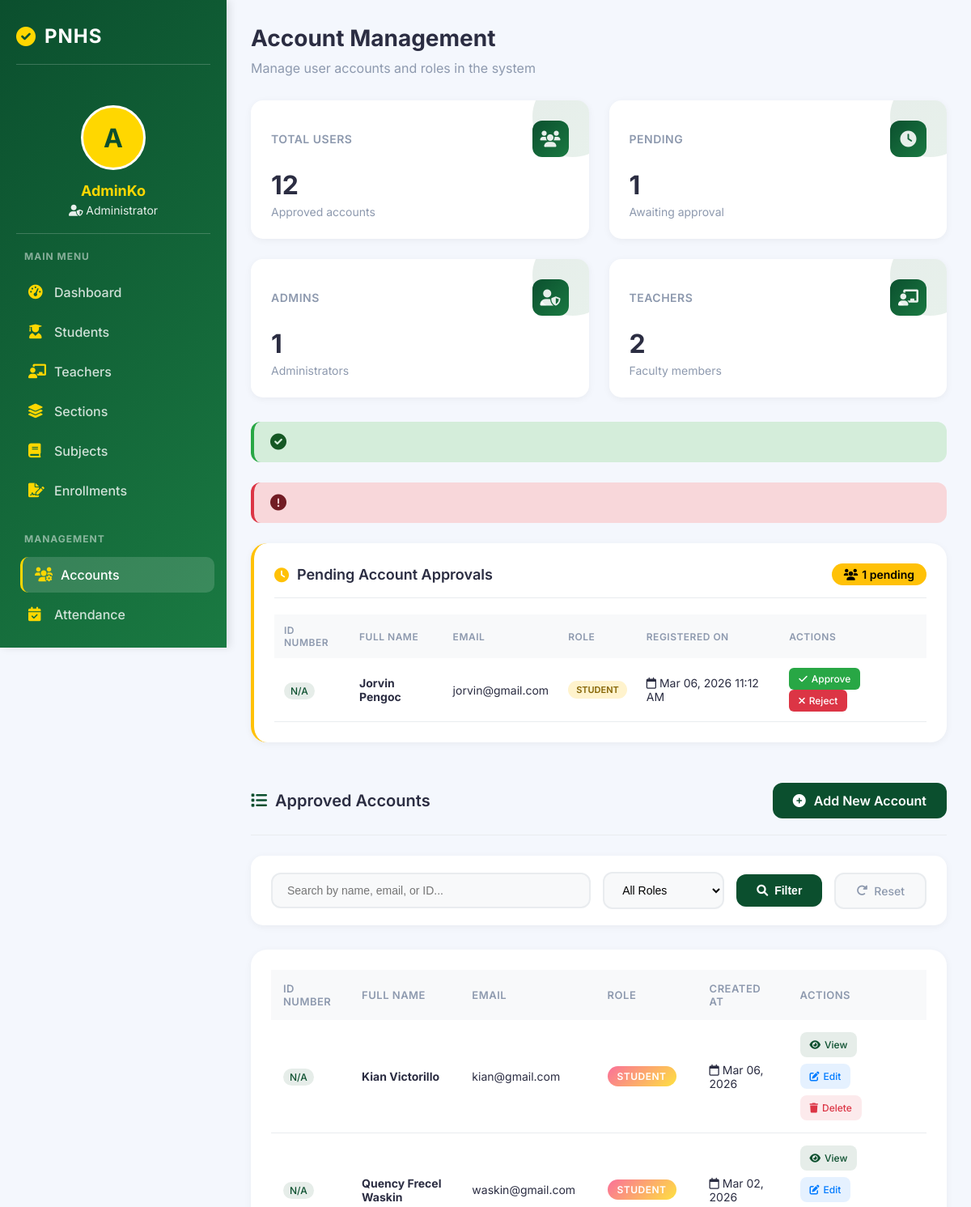
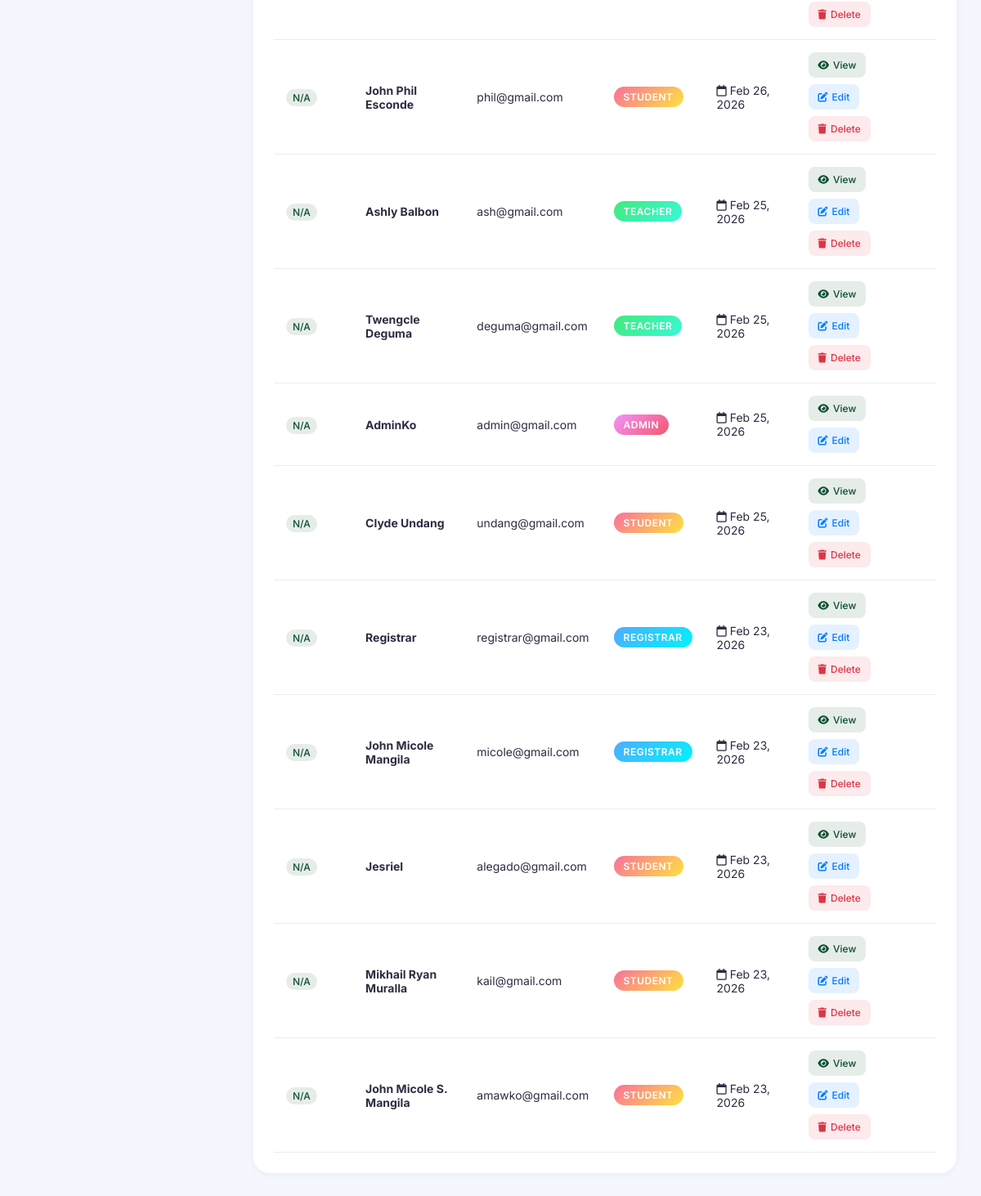
/admin/manage_accounts.php (signed in), run on the app's committed database (2 pictures, top to bottom).
### tables this page shows
CREATE TABLE `users` (
  `id` int(11) NOT NULL,
  `id_number` varchar(50) DEFAULT NULL,
  `fullname` varchar(100) DEFAULT NULL,
  `email` varchar(100) DEFAULT NULL,
  `password` varchar(255) DEFAULT NULL,
  `is_approved` tinyint(1) DEFAULT 0,
  `role` enum('Admin','Registrar','Teacher','Student') DEFAULT NULL,
  `created_at` timestamp NOT NULL DEFAULT current_timestamp()
);

### admin/manage_accounts.php (the view, shortened to what this page needs)
<?php
include("../config/database.php");
$admin_name = $_SESSION['user']['fullname'];
$success_message = '';
$error_message = '';
$search = isset($_GET['search']) ? $_GET['search'] : '';
$pending_count_query = "SELECT COUNT(*) as count FROM users WHERE is_approved = 0";
$pending_count_result = $conn->query($pending_count_query);
$pending_count = $pending_count_result->fetch_assoc()['count'];
$pending_query = "SELECT * FROM users WHERE is_approved = 0 ORDER BY created_at DESC";
$pending_users = $conn->query($pending_query);
$query = "SELECT * FROM users WHERE is_approved = 1";
$query .= " ORDER BY created_at DESC";
$stmt = $conn->prepare($query);
$stmt->execute();
$users = $stmt->get_result();
$counts = [];
$roles = ['Admin', 'Registrar', 'Teacher', 'Student'];
foreach($roles as $role) {
    $result = $conn->query("SELECT COUNT(*) as count FROM users WHERE role = '$role' AND is_approved = 1");
    $counts[$role] = $result->fetch_assoc()['count'];
}
$total_users = array_sum($counts);
?>
<!DOCTYPE html>
<html lang="en">
<head>
    <link rel="stylesheet" href="https://cdnjs.cloudflare.com/ajax/libs/font-awesome/6.0.0/css/all.min.css">
</head>
<body>
    <div class="app-container">
        <div class="sidebar">
            <h2>
                <i class="fas fa-check-circle"></i>
                <span>PNHS</span>
            </h2>
            <div class="admin-info">
                <div class="admin-avatar">
                    <?php echo strtoupper(substr($admin_name, 0, 1)); ?>
                </div>
                <h3><?php echo htmlspecialchars(explode(' ', $admin_name)[0]); ?></h3>
                <p><i class="fas fa-user-shield"></i> Administrator</p>
            </div>
            <div class="menu-section">
                <h3>MAIN MENU</h3>
                <ul class="menu-items">
                    <li><a href="dashboard.php"><i class="fas fa-tachometer-alt"></i> <span>Dashboard</span></a></li>
                    <li><a href="students.php"><i class="fas fa-user-graduate"></i> <span>Students</span></a></li>
                    <li><a href="teachers.php"><i class="fas fa-chalkboard-teacher"></i> <span>Teachers</span></a></li>
                    <li><a href="sections.php"><i class="fas fa-layer-group"></i> <span>Sections</span></a></li>
                    <li><a href="subjects.php"><i class="fas fa-book"></i> <span>Subjects</span></a></li>
                    <li><a href="enrollments.php"><i class="fas fa-file-signature"></i> <span>Enrollments</span></a></li>
                </ul>
            </div>
            <div class="menu-section">
                <h3>MANAGEMENT</h3>
                <ul class="menu-items">
                    <li><a href="manage_accounts.php" class="active"><i class="fas fa-users-cog"></i> <span>Accounts</span></a></li>
                    <li><a href="attendance.php"><i class="fas fa-calendar-check"></i> <span>Attendance</span></a></li>
                </ul>
            </div>
        </div>
        <div class="main-content">
            <div class="dashboard-header">
                <h1>Account Management</h1>
                <p>Manage user accounts and roles in the system</p>
            </div>
            <div class="stats-container">
                <div class="stat-card">
                    <div class="stat-header">
                        <h3>Total Users</h3>
                        <div class="stat-icon">
                            <i class="fas fa-users"></i>
                        </div>
                    </div>
                    <div class="stat-number"><?php echo $total_users; ?></div>
                    <div class="stat-label">Approved accounts</div>
                </div>
                <div class="stat-card">
                    <div class="stat-header">
                        <h3>Pending</h3>
                        <div class="stat-icon">
                            <i class="fas fa-clock"></i>
                        </div>
                    </div>
                    <div class="stat-number"><?php echo $pending_count; ?></div>
                    <div class="stat-label">Awaiting approval</div>
                </div>
                <div class="stat-card">
                    <div class="stat-header">
                        <h3>Admins</h3>
                        <div class="stat-icon">
                            <i class="fas fa-user-shield"></i>
                        </div>
                    </div>
                    <div class="stat-number"><?php echo $counts['Admin']; ?></div>
                    <div class="stat-label">Administrators</div>
                </div>
                <div class="stat-card">
                    <div class="stat-header">
                        <h3>Teachers</h3>
                        <div class="stat-icon">
                            <i class="fas fa-chalkboard-teacher"></i>
                        </div>
                    </div>
                    <div class="stat-number"><?php echo $counts['Teacher']; ?></div>
                    <div class="stat-label">Faculty members</div>
                </div>
            </div>
            <?php if(isset($success_message)): ?>
                <div class="alert alert-success">
                    <i class="fas fa-check-circle"></i> <?php echo $success_message; ?>
                </div>
            <?php endif; ?>
            <?php if(isset($error_message)): ?>
                <div class="alert alert-error">
                    <i class="fas fa-exclamation-circle"></i> <?php echo $error_message; ?>
                </div>
            <?php endif; ?>
            <?php if($pending_count > 0): ?>
            <div class="pending-section">
                <div class="pending-header">
                    <h3>
                        <i class="fas fa-clock"></i>
                        Pending Account Approvals
                    </h3>
                    <span class="pending-badge">
                        <i class="fas fa-users"></i> <?php echo $pending_count; ?> pending
                    </span>
                </div>
                <table class="pending-table">
                    <thead>
                        <tr>
                            <th>ID Number</th>
                            <th>Full Name</th>
                            <th>Email</th>
                            <th>Role</th>
                            <th>Registered On</th>
                            <th>Actions</th>
                        </tr>
                    </thead>
                    <tbody>
                        <?php while($pending = $pending_users->fetch_assoc()): ?>
                        <tr>
                            <td>
                                <span class="id-badge"><?php echo $pending['id_number'] ?: 'N/A'; ?></span>
                            </td>
                            <td><strong><?php echo htmlspecialchars($pending['fullname']); ?></strong></td>
                            <td><?php echo htmlspecialchars($pending['email']); ?></td>
                            <td>
                                <span class="status-badge pending"><?php echo $pending['role']; ?></span>
                            </td>
                            <td>
                                <i class="far fa-calendar"></i>
                                <?php echo date('M d, Y h:i A', strtotime($pending['created_at'])); ?>
                            </td>
                            <td>
                                <a href="?approve=<?php echo $pending['id']; ?>"
                                   class="btn-approve"
                                   onclick="return confirm('Approve this user account?')">
                                    <i class="fas fa-check"></i> Approve
                                </a>
                                <a href="?reject=<?php echo $pending['id']; ?>"
                                   class="btn-reject"
                                   onclick="return confirm('Reject this registration request? This action cannot be undone.')">
                                    <i class="fas fa-times"></i> Reject
                                </a>
                            </td>
                        </tr>
                        <?php endwhile; ?>
                    </tbody>
                </table>
            </div>
            <?php endif; ?>
            <div class="section-title">
                <h2><i class="fas fa-list"></i> Approved Accounts</h2>
                <a href="add_account.php" class="btn-add">
                    <i class="fas fa-plus-circle"></i> Add New Account
                </a>
            </div>
            <div class="search-bar">
                <form method="GET" class="filter-form">
                    <input type="text"
                           name="search"
                           class="search-input"
                           placeholder="Search by name, email, or ID..."
                           value="<?php echo htmlspecialchars($search); ?>">
                    <select name="role" class="filter-select">
                        <option value="">All Roles</option>
                    </select>
                    <button type="submit" class="btn-search">
                        <i class="fas fa-search"></i> Filter
                    </button>
                    <a href="manage_accounts.php" class="btn-reset">
                        <i class="fas fa-redo-alt"></i> Reset
                    </a>
                </form>
            </div>
            <div class="table-container">
                <table class="data-table">
                    <thead>
                        <tr>
                            <th>ID Number</th>
                            <th>Full Name</th>
                            <th>Email</th>
                            <th>Role</th>
                            <th>Created At</th>
                            <th>Actions</th>
                        </tr>
                    </thead>
                    <tbody>
                        <?php if($users && $users->num_rows > 0): ?>
                            <?php while($user = $users->fetch_assoc()): ?>
                                <tr>
                                    <td>
                                        <span class="id-badge"><?php echo $user['id_number'] ?: 'N/A'; ?></span>
                                    </td>
                                    <td><strong><?php echo htmlspecialchars($user['fullname']); ?></strong></td>
                                    <td><?php echo htmlspecialchars($user['email']); ?></td>
                                    <td>
                                        <span class="role-badge <?php echo strtolower($user['role']); ?>">
                                            <?php echo $user['role']; ?>
                                        </span>
                                    </td>
                                    <td>
                                        <span class="activity-time">
                                            <i class="far fa-calendar"></i>
                                            <?php echo date('M d, Y', strtotime($user['created_at'])); ?>
                                        </span>
                                    </td>
                                    <td>
                                        <div class="action-btns">
                                            <a href="view_account.php?id=<?php echo $user['id']; ?>" class="btn-view">
                                                <i class="fas fa-eye"></i> View
                                            </a>
                                            <a href="edit_account.php?id=<?php echo $user['id']; ?>" class="btn-edit">
                                                <i class="fas fa-edit"></i> Edit
                                            </a>
                                            <?php if($user['id'] != $_SESSION['user']['id']): ?>
                                                <a href="?delete=<?php echo $user['id']; ?>"
                                                   class="btn-delete"
                                                   onclick="return confirm('Are you sure you want to delete this user?')">
                                                    <i class="fas fa-trash"></i> Delete
                                                </a>
                                            <?php endif; ?>
                                        </div>
                                    </td>
                                </tr>
                            <?php endwhile; ?>
                        <?php endif; ?>
                    </tbody>
                </table>
            </div>
        </div>
    </div>
</body>
</html>

### data on the page
users: id_number "N/A", fullname "Jorvin Pengoc", email "jorvin@gmail.com", role "STUDENT", created_at "Mar 06, 2026 11:12 AM"
users: id_number "N/A", fullname "Kian Victorillo", email "kian@gmail.com", role "STUDENT", created_at "Mar 06, 2026"
users: id_number "N/A", fullname "Quency Frecel Waskin", email "waskin@gmail.com", role "STUDENT", created_at "Mar 02, 2026"
users: id_number "N/A", fullname "John Phil Esconde", email "phil@gmail.com", role "STUDENT", created_at "Feb 26, 2026"
users: id_number "N/A", fullname "Ashly Balbon", email "ash@gmail.com", role "TEACHER", created_at "Feb 25, 2026"
users: id_number "N/A", fullname "Twengcle Deguma", email "deguma@gmail.com", role "TEACHER", created_at "Feb 25, 2026"
users: id_number "N/A", fullname "AdminKo", email "admin@gmail.com", role "ADMIN", created_at "Feb 25, 2026"
users: id_number "N/A", fullname "Clyde Undang", email "undang@gmail.com", role "STUDENT", created_at "Feb 25, 2026"
users: id_number "N/A", fullname "Registrar", email "registrar@gmail.com", role "REGISTRAR", created_at "Feb 23, 2026"
users: id_number "N/A", fullname "John Micole Mangila", email "micole@gmail.com", role "REGISTRAR", created_at "Feb 23, 2026"
users: id_number "N/A", fullname "Jesriel", email "alegado@gmail.com", role "STUDENT", created_at "Feb 23, 2026"
users: id_number "N/A", fullname "Mikhail Ryan Muralla", email "kail@gmail.com", role "STUDENT", created_at "Feb 23, 2026"
users: id_number "N/A", fullname "John Micole S. Mangila", email "amawko@gmail.com", role "STUDENT", created_at "Feb 23, 2026"

### other printed values
substr($admin_name, 0, 1) "A"
explode(' ', $admin_name)[0] "AdminKo"
$total_users "12"
$pending_count "1"
$counts['Admin'] "1"
$counts['Teacher'] "2"
